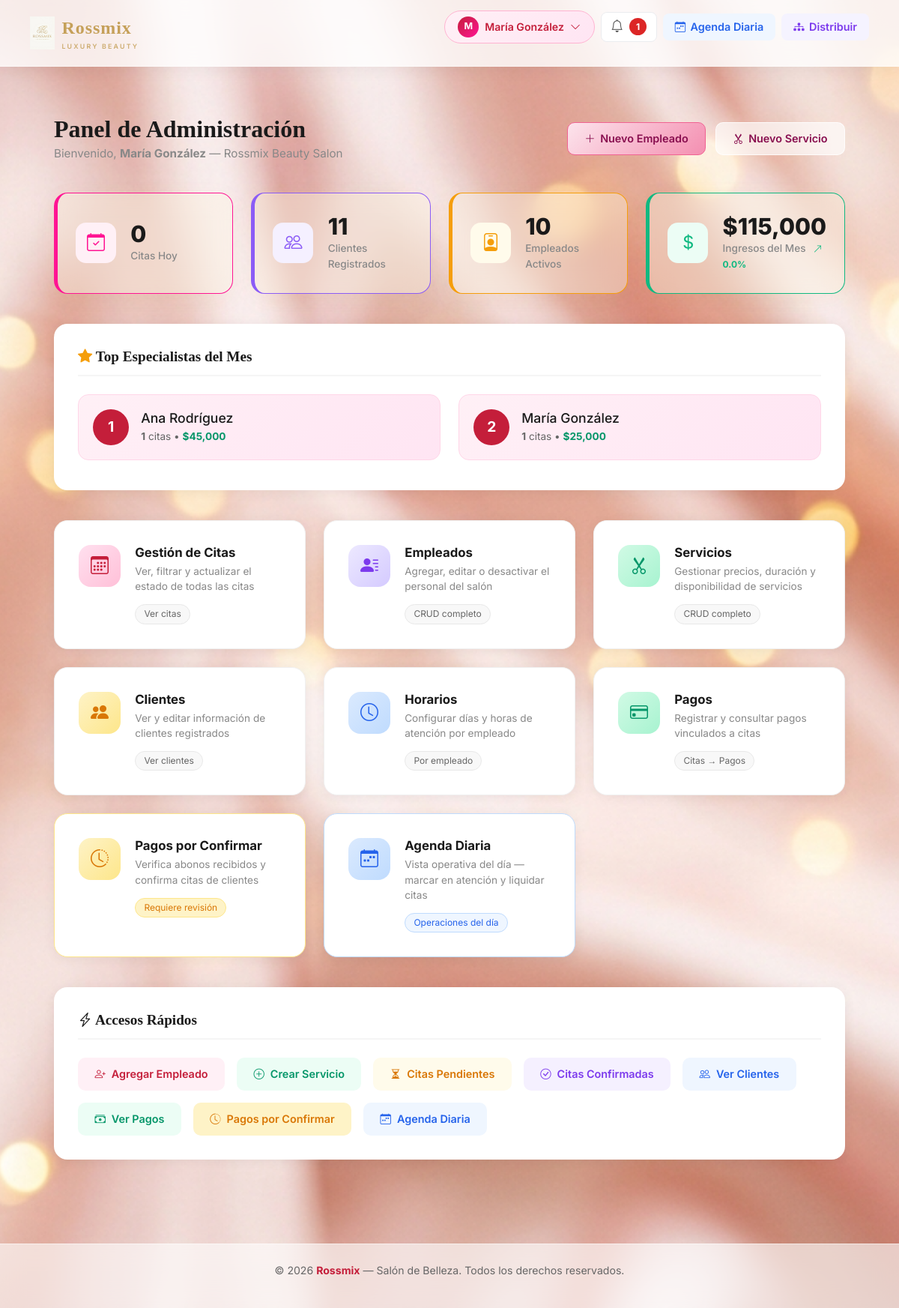
Page /admin/ (signed in) on the committed database.
### app/models/empleado.py (models this page shows, shortened)
class Empleado(db.Model):
    __tablename__ = 'empleados'
    id_empleado = db.Column(db.Integer, primary_key=True)
    nombre = db.Column(db.String(100), nullable=False)
    especialidad = db.Column(db.String(100))
    activo = db.Column(db.Boolean, default=True)
    fecha_registro = db.Column(db.DateTime, default=datetime.utcnow)
    horarios = db.relationship('HorarioEmpleado', backref='empleado', lazy=True, cascade='all, delete-orphan')
    citas = db.relationship('Cita', backref='empleado', lazy=True)

### app/views/admin/dashboard.py (the view)
@admin_bp.route('/')
@admin_required
def dashboard():
    from dateutil.relativedelta import relativedelta
    hoy = datetime.now().date()
    citas_hoy = Cita.query.filter(
        func.date(Cita.fecha_hora_inicio) == hoy,
        Cita.estado.in_(['pendiente_pago', 'confirmada', 'en_atencion'])
    ).count()
    total_clientes = Usuario.query.filter_by(tipo_usuario='cliente', activo=True).count()
    empleados_activos = Empleado.query.filter_by(activo=True).count()
    primer_dia_mes = datetime.now().replace(day=1, hour=0, minute=0, second=0, microsecond=0)
    ingresos_mes = db.session.query(func.sum(Cita.monto_total)).filter(
        Cita.fecha_hora_inicio >= primer_dia_mes,
        Cita.estado.in_(['completada', 'confirmada'])
    ).scalar() or 0
    primer_dia_mes_anterior = primer_dia_mes - relativedelta(months=1)
    ingresos_mes_anterior = db.session.query(func.sum(Cita.monto_total)).filter(
        Cita.fecha_hora_inicio >= primer_dia_mes_anterior,
        Cita.fecha_hora_inicio < primer_dia_mes,
        Cita.estado.in_(['completada', 'confirmada'])
    ).scalar() or 0
    crecimiento_ingresos = 0
    if ingresos_mes_anterior > 0:
        crecimiento_ingresos = ((ingresos_mes - ingresos_mes_anterior) / ingresos_mes_anterior) * 100
    from app.models import Pago
    pagos_pendientes = db.session.query(func.count(Cita.id_cita)).filter(
        Cita.estado.in_(['confirmada', 'en_atencion']),
        ~db.session.query(Pago.id_pago).filter(
            Pago.id_cita == Cita.id_cita
        ).exists()
    ).scalar() or 0
    top_especialistas = db.session.query(
        Empleado.nombre,
        func.sum(Cita.monto_total).label('ingresos_generados'),
        func.count(Cita.id_cita).label('total_citas')
    ).join(Cita, Cita.id_empleado == Empleado.id_empleado)\
     .filter(Cita.estado == 'completada')\
     .group_by(Empleado.id_empleado)\
     .order_by(func.sum(Cita.monto_total).desc())\
     .limit(3).all()
    stats = {
        'citas_hoy': citas_hoy,
        'total_clientes': total_clientes,
        'empleados_activos': empleados_activos,
        'ingresos_mes': float(ingresos_mes),
        'ingresos_mes_anterior': float(ingresos_mes_anterior),
        'crecimiento_ingresos': float(crecimiento_ingresos),
        'pagos_pendientes': pagos_pendientes,
        'top_especialistas': top_especialistas
    }
    return render_template('dashboard_admin.html', stats=stats)

### app/templates/dashboard_admin.html (shortened to what this page needs)
{% extends 'base.html' %}
{% block content %}
<div class="admin-wrapper">
    <div class="admin-topbar">
        <div class="admin-topbar-left">
            <h1>Panel de Administración</h1>
            <p>Bienvenido, <strong>{{ session.nombre }}</strong> — Rossmix Beauty Salon</p>
        </div>
        <div class="admin-topbar-right">
            <button onclick="abrirModalEmpleado()" class="topbar-btn topbar-btn-primary">
                <i class="bi bi-plus-lg"></i> Nuevo Empleado
            </button>
            <button onclick="abrirModalServicio()" class="topbar-btn topbar-btn-outline">
                <i class="bi bi-scissors"></i> Nuevo Servicio
            </button>
        </div>
    </div>
    <div class="stats-row">
        <div class="stat-card pink">
            <div class="stat-icon pink"><i class="bi bi-calendar-check"></i></div>
            <div class="stat-info">
                <div class="stat-num">{{ stats.citas_hoy }}</div>
                <div class="stat-lbl">Citas Hoy</div>
            </div>
        </div>
        <div class="stat-card purple">
            <div class="stat-icon purple"><i class="bi bi-people"></i></div>
            <div class="stat-info">
                <div class="stat-num">{{ stats.total_clientes }}</div>
                <div class="stat-lbl">Clientes Registrados</div>
            </div>
        </div>
        <div class="stat-card gold">
            <div class="stat-icon gold"><i class="bi bi-person-badge"></i></div>
            <div class="stat-info">
                <div class="stat-num">{{ stats.empleados_activos }}</div>
                <div class="stat-lbl">Empleados Activos</div>
            </div>
        </div>
        <div class="stat-card green">
            <div class="stat-icon green"><i class="bi bi-currency-dollar"></i></div>
            <div class="stat-info">
                <div class="stat-num">${{ "{:,.0f}".format(stats.ingresos_mes) }}</div>
                <div class="stat-lbl">
                    Ingresos del Mes
                    <span style="font-size:0.75rem; font-weight:700; margin-left:0.4rem; color: {% if stats.crecimiento_ingresos >= 0 %}#10b981{% else %}#ef4444{% endif %};">
                        <i class="bi bi-arrow-{% if stats.crecimiento_ingresos >= 0 %}up{% else %}down{% endif %}-right"></i>
                        {{ "{:.1f}".format(stats.crecimiento_ingresos|abs if stats.crecimiento_ingresos else 0) }}%
                    </span>
                </div>
            </div>
        </div>
    </div>
    <div class="quick-section" style="margin-bottom: 2.5rem;">
        <h2><i class="bi bi-star-fill" style="color:#f59e0b;"></i> Top Especialistas del Mes</h2>
        <div style="display:flex; gap:1.5rem; overflow-x:auto; padding-bottom:0.5rem;">
            {% for esp in stats.top_especialistas %}
            <div style="min-width: 280px; flex:1; background:linear-gradient(135deg, #fff0f6, #ffe5f3); border-radius:14px; padding:1.2rem; border:1px solid #ffd6e8; display:flex; align-items:center; gap:1rem;">
                <div style="width:48px; height:48px; border-radius:50%; background:#c41e3a; color:white; display:flex; align-items:center; justify-content:center; font-weight:700; font-size:1.2rem;">
                    {{ loop.index }}
                </div>
                <div>
                    <h3 style="margin:0 0 0.2rem; font-size:1.1rem; color:#1a1a1a;">{{ esp.nombre }}</h3>
                    <div style="font-size:0.85rem; color:#666;">
                        <strong>{{ esp.total_citas }}</strong> citas • <strong style="color:#059669;">${{ "{:,.0f}".format(esp.ingresos_generados) }}</strong>
                    </div>
                </div>
            </div>
            {% else %}
            <p style="color:#888;">No hay datos suficientes este mes.</p>
            {% endfor %}
        </div>
    </div>
    <div class="modules-grid">
        <a href="{{ url_for('admin_citas') }}" class="module-card">
            <div class="module-icon-wrap mi-pink">
                <i class="bi bi-calendar3"></i>
            </div>
            <div class="module-body">
                <h3>Gestión de Citas</h3>
                <p>Ver, filtrar y actualizar el estado de todas las citas</p>
                <span class="module-tag">Ver citas</span>
            </div>
        </a>
        <a href="{{ url_for('admin_empleados') }}" class="module-card">
            <div class="module-icon-wrap mi-purple">
                <i class="bi bi-person-lines-fill"></i>
            </div>
            <div class="module-body">
                <h3>Empleados</h3>
                <p>Agregar, editar o desactivar el personal del salón</p>
                <span class="module-tag">CRUD completo</span>
            </div>
        </a>
        <a href="{{ url_for('admin_servicios') }}" class="module-card">
            <div class="module-icon-wrap mi-teal">
                <i class="bi bi-scissors"></i>
            </div>
            <div class="module-body">
                <h3>Servicios</h3>
                <p>Gestionar precios, duración y disponibilidad de servicios</p>
                <span class="module-tag">CRUD completo</span>
            </div>
        </a>
        <a href="{{ url_for('admin_clientes') }}" class="module-card">
            <div class="module-icon-wrap mi-gold">
                <i class="bi bi-people-fill"></i>
            </div>
            <div class="module-body">
                <h3>Clientes</h3>
                <p>Ver y editar información de clientes registrados</p>
                <span class="module-tag">Ver clientes</span>
            </div>
        </a>
        <a href="{{ url_for('admin_horarios') }}" class="module-card">
            <div class="module-icon-wrap mi-blue">
                <i class="bi bi-clock"></i>
            </div>
            <div class="module-body">
                <h3>Horarios</h3>
                <p>Configurar días y horas de atención por empleado</p>
                <span class="module-tag">Por empleado</span>
            </div>
        </a>
        <a href="{{ url_for('admin_pagos') }}" class="module-card">
            <div class="module-icon-wrap mi-teal" style="background:linear-gradient(135deg,#d1fae5,#a7f3d0);color:#059669;">
                <i class="bi bi-credit-card"></i>
            </div>
            <div class="module-body">
                <h3>Pagos</h3>
                <p>Registrar y consultar pagos vinculados a citas</p>
                <span class="module-tag">Citas → Pagos</span>
            </div>
        </a>
        <a href="{{ url_for('admin_pagos_confirmar') }}" class="module-card" style="border-color:#fde68a;">
            <div class="module-icon-wrap mi-gold" style="background:linear-gradient(135deg,#fef3c7,#fde68a);color:#d97706;">
                <i class="bi bi-clock-history"></i>
            </div>
            <div class="module-body">
                <h3>Pagos por Confirmar
                </h3>
                <p>Verifica abonos recibidos y confirma citas de clientes</p>
                <span class="module-tag" style="background:#fef3c7;color:#d97706;border-color:#fde68a;">Requiere revisión</span>
            </div>
        </a>
        <a href="{{ url_for('admin_agenda_diaria') }}" class="module-card" style="border-color:#bfdbfe;">
            <div class="module-icon-wrap mi-blue" style="background:linear-gradient(135deg,#dbeafe,#bfdbfe);color:#2563eb;">
                <i class="bi bi-calendar-week"></i>
            </div>
            <div class="module-body">
                <h3>Agenda Diaria</h3>
                <p>Vista operativa del día — marcar en atención y liquidar citas</p>
                <span class="module-tag" style="background:#eff6ff;color:#2563eb;border-color:#bfdbfe;">Operaciones del día</span>
            </div>
        </a>
    </div>
    <div class="quick-section">
        <h2><i class="bi bi-lightning-charge"></i> Accesos Rápidos</h2>
        <div class="quick-links">
            <a href="{{ url_for('admin_empleados_crear') }}" class="quick-link ql-pink">
                <i class="bi bi-person-plus"></i> Agregar Empleado
            </a>
            <a href="{{ url_for('admin_servicios_crear') }}" class="quick-link ql-teal">
                <i class="bi bi-plus-circle"></i> Crear Servicio
            </a>
            <a href="{{ url_for('admin_citas') }}?estado=pendiente_pago" class="quick-link ql-gold">
                <i class="bi bi-hourglass-split"></i> Citas Pendientes
            </a>
            <a href="{{ url_for('admin_citas') }}?estado=confirmada" class="quick-link ql-purple">
                <i class="bi bi-check-circle"></i> Citas Confirmadas
            </a>
            <a href="{{ url_for('admin_clientes') }}" class="quick-link ql-blue">
                <i class="bi bi-people"></i> Ver Clientes
            </a>
            <a href="{{ url_for('admin_pagos') }}" class="quick-link ql-teal">
                <i class="bi bi-cash-stack"></i> Ver Pagos
            </a>
            <a href="{{ url_for('admin_pagos_confirmar') }}" class="quick-link" style="background:#fef3c7;color:#d97706;">
                <i class="bi bi-clock-history"></i> Pagos por Confirmar
            </a>
            <a href="{{ url_for('admin_agenda_diaria') }}" class="quick-link" style="background:#eff6ff;color:#2563eb;">
                <i class="bi bi-calendar-week"></i> Agenda Diaria
            </a>
        </div>
    </div>
</div>
{% endblock %}

### rows in the picture
Empleado: nombre "Ana Rodríguez", total_citas "1", ingresos_generados "45,000"
Empleado: nombre "María González", total_citas "1", ingresos_generados "25,000"

### other values in the picture
{{ session.nombre[0]|upper }} "M"
{{ session.nombre|title }} "María González"
{{ notificaciones_unread }} "1"
{{ session.nombre }} "María González"
{{ stats.citas_hoy }} "0"
{{ stats.total_clientes }} "11"
{{ stats.empleados_activos }} "10"
{{ "{:,.0f}".format(stats.ingresos_mes) }} "115,000"
